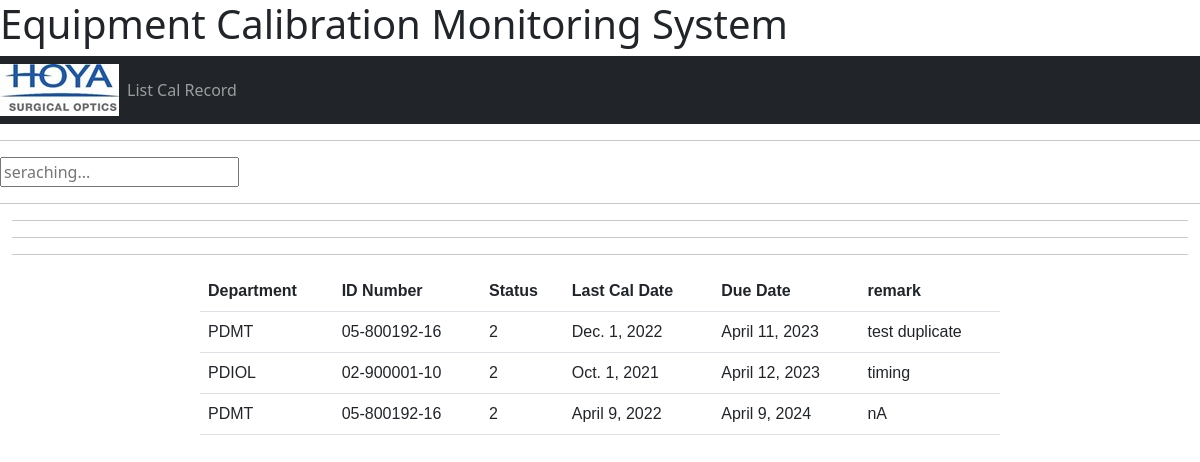
Page /listcalibrationrecord on the committed database.
### equipment/models.py (models this page shows, shortened)
class Calibration(models.Model):
    department = models.ForeignKey(Department,on_delete=models.CASCADE)
    equipment = models.ForeignKey(Equipment,on_delete=models.CASCADE)
    last_cal = models.DateField()
    due_cal = models.DateField()
    complete = models.BooleanField(default=False)
    remark = models.TextField(null=False,blank=False)
    created = models.DateTimeField(auto_now_add=True)
    updated = models.DateTimeField(auto_now=True)
    class Meta:
        ordering = ('due_cal',)

class Department (models.Model):
    department = models.CharField(max_length = 200)
    description = models.TextField(null=True)
    created = models.DateTimeField(auto_now_add=True)
    updated = models.DateTimeField(auto_now=True)

class Equipment(models.Model):
    department = models.ForeignKey(Department,on_delete=models.CASCADE)
    equipment_id = models.CharField(max_length=50,null=True,blank=True)
    description = models.CharField(max_length=200,null=True,blank=True)
    status = models.IntegerField(null=True,blank=True)
    cal_item = models.CharField(max_length = 255)
    ref_standard = models.CharField(max_length=200,null=True,blank=True)
    nist_no = models.CharField(max_length=50,null=True,blank=True)
    serial_no = models.CharField(max_length=50,null=True,blank=True)
    asset_no = models.CharField(max_length=50,null=True,blank=True)
    model_no = models.CharField(max_length=50,null=True,blank=True)
    caltype = models.CharField(max_length=50,null=True,blank=True)
    email = models.EmailField(null=True,blank=True)
    unit_of_meas = models.CharField(max_length=50,null=True,blank=True)
    drawing_no = models.CharField(max_length=50,null=True,blank=True)
    drawing_date = models.CharField(max_length=50,null=True,blank=True)
    remarks = models.TextField(null=True,blank=True)
    storage_location = models.CharField(max_length=50,null=True,blank=True)
    current_location = models.CharField(max_length=50,null=True,blank=True)
    service_date = models.DateTimeField(null=True,blank=True)
    retirement_date = models.DateTimeField(null=True,blank=True)
    supplier_code = models.CharField(max_length=50,null=True,blank=True)
    cost = models.FloatField(null=True,blank=True)
    purchase_date = models.DateTimeField(null=True,blank=True)
    user_defined = models.TextField(null=True,blank=True)
    manufacturer = models.CharField(max_length=50,null=True,blank=True)
    owner = models.CharField(max_length=50,null=True,blank=True)
    vendor_contact = models.CharField(max_length=50,null=True,blank=True)
    cal_item = models.CharField(max_length=50,null=True,blank=True)
    cal_type = models.CharField(max_length=50,null=True,blank=True)
    created = models.DateTimeField(auto_now_add=True)
    updated = models.DateTimeField(auto_now=True)

### equipment/views.py (the view)
# urls.py: path('listcalibrationrecord',views.ListCalibrationRecord,name='ListCalibrationRecord'),
def ListCalibrationRecord(request):
    calibrations = Calibration.objects.all()
    context ={'calibrations':calibrations}
    return render(request,'equipment/ListCalibrationRecord.html',context)

### equipment/templates/equipment/ListCalibrationRecord.html
{% extends 'base.html' %}
{% block content %}
<table class="table table">
    <thead>
        <tr>
            <th>Department</th>
            <th>ID Number</th>
            <th>Status</th>
            <th>Last Cal Date</th>
            <th>Due Date</th>
            <th>remark</th>
        </tr>
    </thead>
    {%for calibration in calibrations %}
         <tr>
            <td>{{calibration.department.department}}</td>
            <td>{{calibration.equipment.equipment_id}}</td>
            <td>{{calibration.equipment.status}}</td>
            <td>{{calibration.last_cal}}</td>
            <td>{{calibration.due_cal}}</td>
            <td>{{calibration.remark}}</td>
            <hr>
        </tr>
    {% endfor %}
</table>
{% endblock content %}

### static/css/main.css (style rules this page uses)
body { background-color:green; }
table { font-family: Arial, sans-serif; color: #333; border-collapse: collapse; width: 100%; max-width: 800px; margin: 0 auto; }
th { background-color: #ddd; font-weight: bold; }
td, th { border: 1px solid #ccc; text-align: left; padding: 8px; }
tr:nth-child(even) { background-color: #f2f2f2; }

### rows in the picture
Calibration: department.department "PDMT", equipment.equipment_id "05-800192-16", equipment.status "2", last_cal "Dec. 1, 2022", due_cal "April 11, 2023", remark "test duplicate"
Calibration: department.department "PDIOL", equipment.equipment_id "02-900001-10", equipment.status "2", last_cal "Oct. 1, 2021", due_cal "April 12, 2023", remark "timing"
Calibration: department.department "PDMT", equipment.equipment_id "05-800192-16", equipment.status "2", last_cal "April 9, 2022", due_cal "April 9, 2024", remark "nA"
